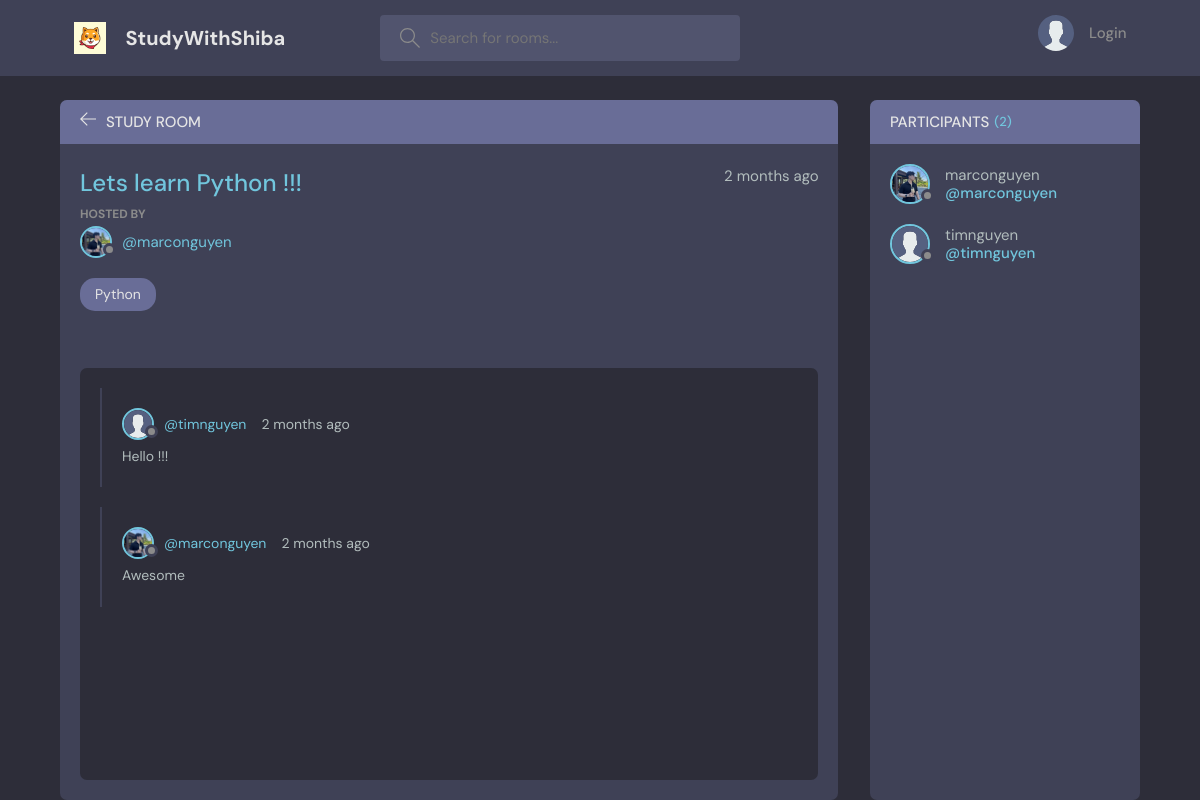
The page /room/1/ on the database its author committed.
### base/models.py (models this page shows, shortened)
class Room(models.Model): # Từ Room viết hoa chữ R như trong class code trong python
    host = models.ForeignKey(User, on_delete= models.SET_NULL, null= True)
    topic = models.ForeignKey(Topic, on_delete= models.SET_NULL, null= True)
    name = models.CharField(max_length= 200)
    description = models.TextField(null= True, blank= True)
    participants = models.ManyToManyField(User, related_name= 'participants', blank= True) # đang ở trong trang web, sử dụng mối quan hệ many to many
    updated = models.DateTimeField(auto_now= True) # auto now -> takes a snapshot on every time we save item(s)
    created = models.DateTimeField(auto_now_add= True) # created -> takes a stamp when we first create item
    class Meta:
        ordering = ['-updated', '-created'] # bỏ thêm dấu - để lên đầu, ko thì ở chót

class User(AbstractUser):
    name = models.CharField(max_length = 200, null = True)
    email = models.EmailField(unique = True, null = True)
    bio = models.TextField(null = True)
    avatar = models.ImageField(null = True, default = "avatar.svg")
    USERNAME_FIELD = 'email'
    REQUIRED_FIELDS = []

class Topic(models.Model):
    name = models.CharField(max_length= 200)
    def __str__(self):
        return self.name

class Message(models.Model):
    user = models.ForeignKey(User, on_delete= models.CASCADE) # 1 user can have many mess(s)
    room = models.ForeignKey(Room, on_delete= models.CASCADE) # 1 to many, khi xoa phong thi toan bo message cua room do deu bi xoa
    body = models.TextField()
    updated = models.DateTimeField(auto_now= True) # auto now -> takes a snapshot on every time we save item(s)
    created = models.DateTimeField(auto_now_add= True) # created -> takes a stamp when we first create item
    class Meta:
        ordering = ['-updated', '-created']

### base/views.py (the view, shortened to what this page needs)
# urls.py: path('room/<str:pk>/', views.room, name= 'room'), # pass value pk(string)
def room(request, pk):
    room = Room.objects.get(id= pk)
    room_messages = room.message_set.all() #.order_by('-created') -> tới phần activity feed thì cho nguyên đống message tự sort
    participants = room.participants.all()
    context = {'room': room, 'room_messages': room_messages,
                'participants': participants}
    return render(request, 'base/room.html', context)

### base/templates/base/room.html (shortened to what this page needs)
{% extends 'main.html' %}
{% load static %}
{% block content %}
<main class="profile-page layout layout--2">
  <div class="container">
    <div class="room">
      <div class="room__top">
        <div class="room__topLeft">
          <a href="{% url 'home'%}">
            <svg version="1.1" xmlns="http://www.w3.org/2000/svg" width="32" height="32" viewBox="0 0 32 32">
              <title>arrow-left</title>
              <path
                d="M13.723 2.286l-13.723 13.714 13.719 13.714 1.616-1.611-10.96-10.96h27.625v-2.286h-27.625l10.965-10.965-1.616-1.607z"
              ></path>
            </svg>
          </a>
          <h3>Study Room</h3>
        </div>
      </div>
      <div class="room__box scroll">
        <div class="room__header scroll">
          <div class="room__info">
            <h3>{{room.name}}</h3>
            <span>{{room.created|timesince}} ago </span>
          </div>
          <div class="room__hosted">
            <p>Hosted By</p>
            <a href="{% url 'user-profile' room.host.id %}" class="room__author">
              <div class="avatar avatar--small">
                <img src="{{room.host.avatar.url}}" />
              </div>
              <span>@{{room.host.username}}</span>
            </a>
          </div>
          <span class="room__topics">{{room.topic}}</span>
        </div>
        <div class="room__conversation">
          <div class="threads scroll">
            {% for message in room_messages %}
            <div class="thread">
              <div class="thread__top">
                <div class="thread__author">
                  <a href="{% url 'user-profile' message.user.id %}" class="thread__authorInfo">
                    <div class="avatar avatar--small">
                      <img src="{{message.user.avatar.url}}" />
                    </div>
                    <span>@{{message.user.username}}</span>
                  </a>
                  <span class="thread__date">{{message.created|timesince}} ago</span>
                </div>
              </div>
              <div class="thread__details">
                {{message.body}}
              </div>
            </div>
            {% endfor %}
          </div>
        </div>
      </div>
    </div>
    <div class="participants">
      <h3 class="participants__top">Participants <span>({{participants.count}})</span></h3>
      <div class="participants__list scroll">
        {% for user in participants %}
        <a href="{% url 'user-profile' user.id %}" class="participant">
          <div class="avatar avatar--medium">
            <img src="{{user.avatar.url}}" />
          </div>
          <p>
            {{user.username}}
            <span>@{{user.username}}</span>
          </p>
        </a>
        {% endfor %}
      </div>
    </div>
  </div>
</main>
{% endblock content %}

### rows shown on the page
Room: name "Lets learn Python !!!", created "2 months", host.avatar (picture), host.username "marconguyen", topic "Python"
Message: user.avatar (placeholder picture), user.username "timnguyen", created "2 months", body "Hello !!!"
Message: user.avatar (picture), user.username "marconguyen", created "2 months", body "Awesome"
User: avatar (picture), username "marconguyen"
User: avatar (placeholder picture), username "timnguyen"

### other values the page prints
{{ participants.count }} "2"
